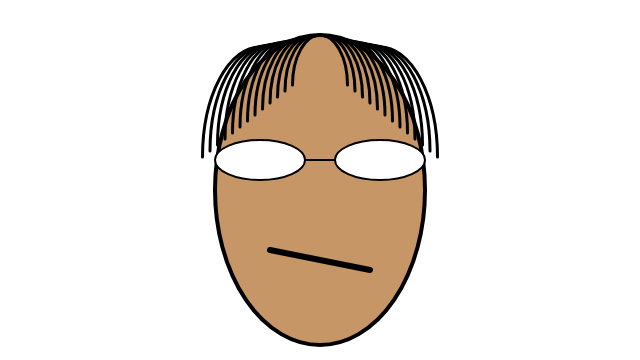
Frame 1 (no input)
Frame 60 (no input): identical to frame 1, image omitted
Frame 120 (the mouse pressed at the canvas centre since frame 60): identical to frame 1, image omitted

The p5.js sketch that drew this single still picture (run headless with seeded random() and noise() and a simulated clock; from frame 60 on, the mouse is pressed at the canvas centre):

// p5.js sketch
// ── sketch.js
/* Self Portrait v1 by Joseph Hurtado */
	/* use comments to reparate shapes
	circle(0, 0, 100);
	square(0, 0, 100);
	rect(0, 0, 0, 0, 100);
	ellipse(0, 0, 100, 50);
	line(0, 0, 100, 100);
	triangle(0, 0, 100, 100, 50, 50);
	*/

function setup() {
	createCanvas(640, 360);
}

function draw() {
	background ('white');
	//head
	fill(198, 150, 102);
	strokeWeight(4);
	ellipse(320, 190, 210, 310);
	//eyes
	fill('white');
	strokeWeight(2);
	ellipse(260, 160, 90, 40);
	ellipse(380, 160, 90, 40);
	line(305, 160, 335, 160);
	//mouth
	fill('black');
	strokeWeight(6);
	line(270, 250, 370, 270);
	//hair
	noFill();
	strokeWeight(3);
	arc(320, 85, 55, 100, PI, PI + HALF_PI);
	arc(315, 91, 60, 110, PI, PI + HALF_PI);
	arc(310, 97, 65, 120, PI, PI + HALF_PI);
	arc(305, 103, 70, 130, PI, PI + HALF_PI);
	arc(300, 109, 75, 140, PI, PI + HALF_PI);
	arc(295, 115, 80, 150, PI, PI + HALF_PI);
	arc(290, 121, 85, 160, PI, PI + HALF_PI);
	arc(285, 127, 90, 170, PI, PI + HALF_PI);
	arc(280, 133, 95, 180, PI, PI + HALF_PI);
	arc(275, 139, 100, 190, PI, PI + HALF_PI);
	arc(270, 145, 105, 200, PI, PI + HALF_PI);
	arc(265, 151, 110, 210, PI, PI + HALF_PI);
	arc(260, 157, 115, 220, PI, PI + HALF_PI);

	arc(320, 85, 55, 100, PI + HALF_PI, TWO_PI);
	arc(325, 91, 60, 110, PI + HALF_PI, TWO_PI);
	arc(330, 97, 65, 120, PI + HALF_PI, TWO_PI);
	arc(335, 103, 70, 130, PI + HALF_PI, TWO_PI);
	arc(340, 109, 75, 140, PI + HALF_PI, TWO_PI);
	arc(345, 115, 80, 150, PI + HALF_PI, TWO_PI);
	arc(350, 121, 85, 160, PI + HALF_PI, TWO_PI);
	arc(355, 127, 90, 170, PI + HALF_PI, TWO_PI);
	arc(360, 133, 95, 180, PI + HALF_PI, TWO_PI);
	arc(365, 139, 100, 190, PI + HALF_PI, TWO_PI);
	arc(370, 145, 105, 200, PI + HALF_PI, TWO_PI);
	arc(375, 151, 110, 210, PI + HALF_PI, TWO_PI);
	arc(380, 157, 115, 220, PI + HALF_PI, TWO_PI);
}
// ── style.css
/* generic selector */
body {
	background-color: #1F266B;
	color: gray; /* text color */
	font-family: monospace;
}

ul {
	margin: 0;
	padding: 0;
}

li {
	list-style: none;
}

a {
	color: #4278FF;
	transition: color 200ms ease-in;
}

/* psuedo selector - user interacts */

a:hover {
	color: #1F266B;
}

img {
	width: 100%;
	border-style: ridge;
	border-color: #86D6FE;
	border-width: 4px;
}

/* id and class selector */

#container, main {
	max-width: 960px;
	min-width: 320px;
	margin: 0 auto;
}

#header {
	background-color: transparent;
	display: flex;
	justify-content: space-between;
	align-items: baseline;
}

/* nested selector */

#header ul {
	display: flex;
}

#header li {
	margin-left: 1em;
}

#header a {
	font-size: 1.5em;
	color: gray;
	transition: color 200ms ease-in;
}

#header a:hover {
	color: black;
}

#portfolio {
	display: grid;
	grid-template-columns: 1fr 1fr 1fr 1fr;
	grid-gap: 1em;
}

.project {
	padding: 1em;
	background-color: #1F266B;
	transition: background-color 100ms ease-in;
	text-align: center;
	align-self: center;
}

.project:hover {
	background-color: #4278FF;
}

.project a {
	font-size: 1.25em;
}

/* about */

#portrait {
	width: 150px;
	float: right;
}

#about p {
	font-size: 2em;
}

#heading {
	background-color: transparent;
	padding: 0.2em;
}
